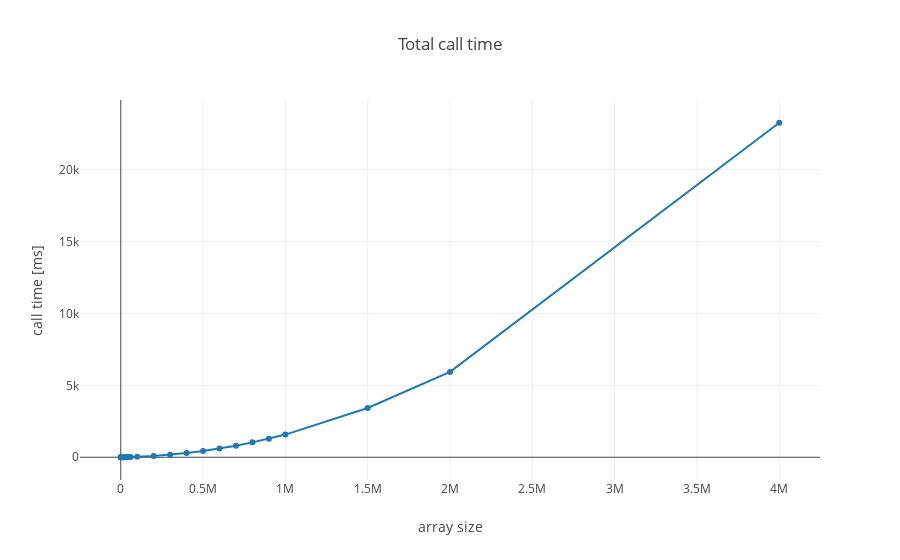

Here is the notebook cell this chart was saved with:
### Code cell
layout = graph_objs.Layout(
    title='Total call time', 
    xaxis=dict(title='array size'), 
    yaxis=dict(title='call time [ms]')
)

trace1= graph_objs.Scatter(x=n_pnts, y=call_t, mode='lines+markers')

fig = graph_objs.Figure(data=[trace1], layout=layout)
plotly.offline.iplot(fig)

### Figure 1 — Plotly figure (JSON) as saved in the notebook; plotly's stock layout.template omitted (floating-point values rounded to 4 significant figures)
{"data": [{"mode": "lines+markers", "type": "scatter", "uid": "cd240c04-3d1d-4ddf-9039-8fc4f5a7e728", "x": [1, 10, 100, 1000, 10000, 20000, 30000, 40000, 50000, 60000, 100000, 200000, 300000, 400000, 500000, 600000, 700000, 800000, 900000, 1000000, 1500000, 2000000, 4000000], "y": [0.34, 0.35, 0.38, 0.67, 3, 5.65, 8.46, 11.8, 14.8, 17.5, 31.4, 88.6, 179, 292, 434, 608, 800, 1035, 1290, 1576, 3420, 5930, 23246]}], "layout": {"title": {"text": "Total call time"}, "xaxis": {"title": {"text": "array size"}}, "yaxis": {"title": {"text": "call time [ms]"}}}}
